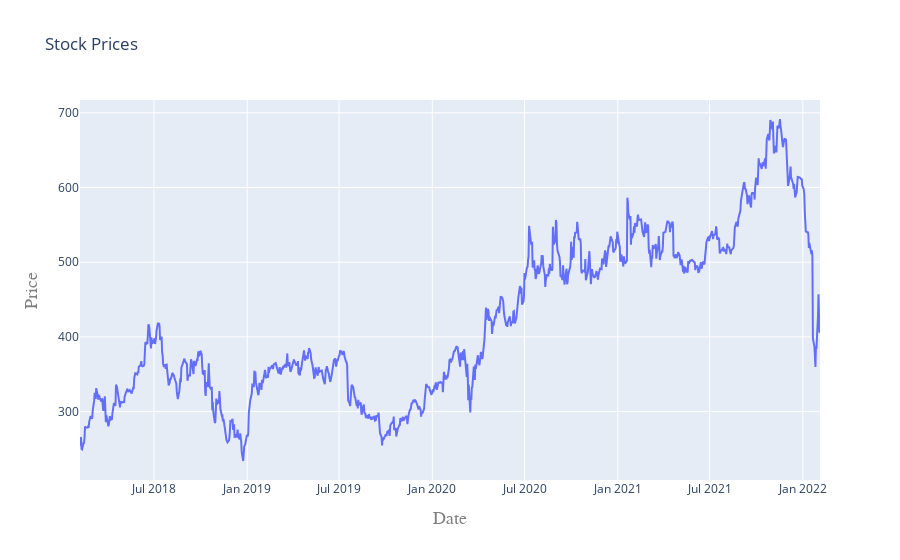

Write notebook code for a chart like this one.
### Code cell
iplot(plot)

### Figure 1 — Plotly figure (JSON) as saved in the notebook; plotly's stock layout.template omitted (floating-point values rounded to 4 significant figures; data arrays with more than 128 entries replaced by an {"elided": "..."} marker saying what was removed)
{"data": [{"type": "scatter", "x": {"elided": "1009 str values"}, "y": {"elided": "1009 float values"}}], "layout": {"title": {"text": "Stock Prices"}, "xaxis": {"title": {"font": {"color": "#7f7f7f", "family": "Courier New,monospace", "size": 18}, "text": "Date"}}, "yaxis": {"title": {"font": {"color": "#7f7f7f", "family": "Courier New,monospace", "size": 18}, "text": "Price"}}}}
